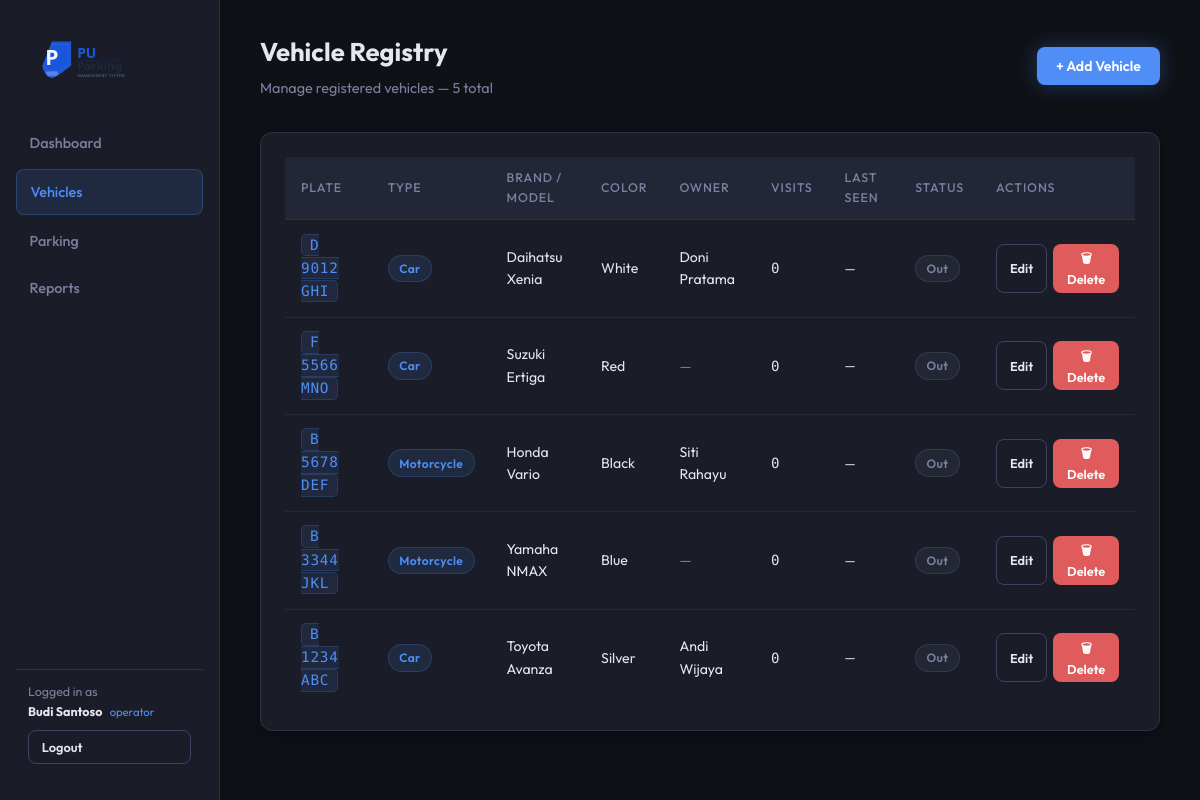
Screenshot of /parking_system/pages/vehicles.php (signed in) with the database file from the repository.
### tables this page shows
CREATE TABLE vehicles (
    vehicle_id      INT PRIMARY KEY AUTO_INCREMENT,
    plate_number    VARCHAR(20)  NOT NULL UNIQUE,
    type_id         INT          NOT NULL,
    brand           VARCHAR(50)  NULL,
    model           VARCHAR(50)  NULL,
    color           VARCHAR(30)  NULL,
    owner_id        INT          NULL,
    created_at      TIMESTAMP    DEFAULT CURRENT_TIMESTAMP,
    CONSTRAINT fk_vehicle_type  FOREIGN KEY (type_id)  REFERENCES vehicle_types(type_id),
    CONSTRAINT fk_vehicle_owner FOREIGN KEY (owner_id) REFERENCES owners(owner_id)
);

CREATE TABLE vehicle_types (
    type_id     INT PRIMARY KEY AUTO_INCREMENT,
    type_name   VARCHAR(50)    NOT NULL UNIQUE,   
    rate_per_hour DECIMAL(10,2) NOT NULL,
    description VARCHAR(100)   NULL,
    created_at  TIMESTAMP      DEFAULT CURRENT_TIMESTAMP
);

CREATE TABLE owners (
    owner_id    INT PRIMARY KEY AUTO_INCREMENT,
    full_name   VARCHAR(100)  NOT NULL,
    phone       VARCHAR(20)   NULL,
    email       VARCHAR(100)  NULL,
    created_at  TIMESTAMP     DEFAULT CURRENT_TIMESTAMP
);

### parking_system/includes/auth.php (called while the page is built, shortened)
<?php
function current_user(): array {
    return [
        'id'       => $_SESSION['operator_id']   ?? null,
        'username' => $_SESSION['operator_username'] ?? '',
        'name'     => $_SESSION['operator_name']  ?? '',
        'role'     => $_SESSION['operator_role']  ?? '',
    ];
}

### parking_system/pages/vehicles.php (the view, shortened to what this page needs)
<?php
require_once __DIR__ . '/../includes/auth.php';
$user = current_user();
$db = getDB();
$vehicles = $db->query(
  "SELECT v.vehicle_id, v.plate_number, vt.type_name, v.brand, v.model, v.color,
            o.full_name AS owner_name, o.phone,
            (SELECT COUNT(*) FROM parking_transactions t WHERE t.vehicle_id = v.vehicle_id) AS trip_count,
            (SELECT COUNT(*) FROM parking_transactions t WHERE t.vehicle_id = v.vehicle_id AND t.check_out_time IS NULL) AS is_parked,
            (SELECT MAX(check_in_time) FROM parking_transactions WHERE vehicle_id = v.vehicle_id) AS last_seen
     FROM vehicles v
     JOIN vehicle_types vt ON v.type_id = vt.type_id
     LEFT JOIN owners o ON v.owner_id = o.owner_id
     ORDER BY v.created_at DESC"
)->fetchAll();
?>
<!DOCTYPE html>
<html lang="en">
<head>
  <link rel="stylesheet" href="../css/style.css">
</head>
<body>
  <div class="app-container">
        <aside class="sidebar">
      <div class="brand" style="padding:.5rem .75rem 1.2rem;">
        <img src="../images/logo.svg" alt="PU Parking" style="width:100%;max-width:180px;display:block;margin:0 auto">
      </div>
      <nav>
        <a href="../index.php"> Dashboard</a>
        <a href="vehicles.php" class="active"> Vehicles</a>
        <a href="parking.php"> Parking</a>
        <a href="../reports/report.php"> Reports</a>
      </nav>
      <div style="margin-top:auto;padding:.75rem;border-top:1px solid var(--border)">
        <div style="font-size:.78rem;color:var(--muted);margin-bottom:.5rem">
          Logged in as<br>
          <strong style="color:var(--text)"><?= htmlspecialchars($user['name']) ?></strong>
          <span style="color:var(--accent);font-size:.7rem;margin-left:.3rem"><?= $user['role'] ?></span>
        </div>
        <a href="../auth/logout.php" class="btn btn-outline btn-sm w-full" style="text-align:center">Logout</a>
      </div>
    </aside>
    <main class="main-content">
      <div class="page-header flex-between">
        <div>
          <h1>Vehicle Registry</h1>
          <p class="text-muted">Manage registered vehicles — <?= count($vehicles) ?> total</p>
        </div>
        <button class="btn btn-primary" onclick="openAddModal()">+ Add Vehicle</button>
      </div>
      <div class="card">
        <div style="overflow-x:auto">
          <table class="data-table">
            <thead>
              <tr>
                <th>Plate</th>
                <th>Type</th>
                <th>Brand / Model</th>
                <th>Color</th>
                <th>Owner</th>
                <th>Visits</th>
                <th>Last Seen</th>
                <th>Status</th>
                <th>Actions</th>
              </tr>
            </thead>
            <tbody>
              <?php foreach ($vehicles as $v):
                $parked = (int) $v['is_parked'] > 0; ?>
                <tr>
                  <td><span class="plate"><?= htmlspecialchars($v['plate_number']) ?></span></td>
                  <td><span class="badge badge-blue"><?= htmlspecialchars($v['type_name']) ?></span></td>
                  <td><?= htmlspecialchars(trim($v['brand'] . ' ' . $v['model'])) ?: '<span class="text-muted">—</span>' ?>
                  </td>
                  <td><?= htmlspecialchars($v['color'] ?? '—') ?></td>
                  <td><?= $v['owner_name'] ? htmlspecialchars($v['owner_name']) : '<span class="text-muted">—</span>' ?>
                  </td>
                  <td class="text-mono"><?= $v['trip_count'] ?></td>
                  <td class="text-muted" style="font-size:.82rem">
                    <?= $v['last_seen'] ? date('d/m/Y H:i', strtotime($v['last_seen'])) : '—' ?></td>
                  <td>
                    <?php if ($parked): ?>
                      <span class="chip-parked">Parked</span>
                    <?php else: ?>
                      <span class="badge badge-gray">Out</span>
                    <?php endif; ?>
                  </td>
                  <td>
                    <div class="actions-cell">
                      <button class="btn btn-outline btn-sm" title="Edit vehicle"
                        onclick="openEditModal(<?= $v['vehicle_id'] ?>)">
                         Edit
                      </button>
                      <button class="btn btn-danger btn-sm"
                        title="<?= $parked ? 'Cannot delete while parked' : 'Delete vehicle' ?>" <?= $parked ? 'disabled' : '' ?>
                        onclick="openDeleteConfirm(<?= $v['vehicle_id'] ?>, '<?= htmlspecialchars($v['plate_number'], ENT_QUOTES) ?>')">
                        🗑 Delete
                      </button>
                    </div>
                  </td>
                </tr>
              <?php endforeach; ?>
            </tbody>
          </table>
        </div>
      </div>
    </main>
  </div>
</body>
</html>

### parking_system/css/style.css (style rules this page uses)
:root { --bg: #0f1117; --surface: #1a1d27; --surface-2: #222636; --border: #2e3148; --border-light: #3d4260; --text: #e4e6f0; --muted: #7b80a0; --accent: #4f8ef7; --accent-muted: rgba(79,142,247,.12); --accent-2: #38d9a9; --accent-2-muted: rgba(56,217,169,.12); --danger: #e05c5c; --danger-muted: rgba(224,92,92,.12); --warning: #f4a84a; --warning-muted: rgba(244,168,74,.12); --success: #38d9a9; --shadow: 0 2px 16px rgba(0,0,0,.4); --radius: 12px; --font: 'Outfit', system-ui, sans-serif; --mono: 'DM Mono', monospace; }
*, *::before, *::after { box-sizing: border-box; margin: 0; padding: 0; }
body { font-family: var(--font); background: var(--bg); color: var(--text); font-size: 15px; line-height: 1.6; min-height: 100vh; }
.app-container { display: flex; min-height: 100vh; }
.sidebar { width: 220px; min-width: 220px; background: var(--surface); border-right: 1px solid var(--border); padding: 1.5rem 1rem; display: flex; flex-direction: column; gap: .5rem; position: sticky; top: 0; height: 100vh; }
.brand { display: flex; align-items: center; gap: .75rem; padding: .5rem .75rem 1.5rem; font-size: 1.2rem; font-weight: 700; letter-spacing: .02em; color: var(--accent); }
.sidebar nav { display: flex; flex-direction: column; gap: .25rem; flex: 1; }
.sidebar nav a { display: flex; align-items: center; gap: .6rem; padding: .65rem .85rem; border-radius: 8px; color: var(--muted); text-decoration: none; font-size: .9rem; font-weight: 500; transition: all .15s; }
.sidebar nav a.active { background: var(--accent-muted); color: var(--accent); border: 1px solid rgba(79,142,247,.25); }
.main-content { flex: 1; padding: 2rem 2.5rem; overflow-y: auto; }
.page-header { margin-bottom: 2rem; }
.page-header h1 { font-size: 1.6rem; font-weight: 700; color: var(--text); margin-bottom: .25rem; }
.page-header p { color: var(--muted); font-size: .9rem; }
.card { background: var(--surface); border: 1px solid var(--border); border-radius: var(--radius); padding: 1.5rem; margin-bottom: 1.5rem; box-shadow: var(--shadow); }
.data-table { width: 100%; border-collapse: collapse; font-size: .88rem; }
.data-table th { background: var(--surface-2); color: var(--muted); font-weight: 500; font-size: .78rem; text-transform: uppercase; letter-spacing: .07em; padding: .7rem 1rem; text-align: left; border-bottom: 1px solid var(--border); }
.data-table td { padding: .85rem 1rem; border-bottom: 1px solid rgba(46,49,72,.6); color: var(--text); vertical-align: middle; }
.data-table tr:last-child td { border-bottom: none; }
.badge { display: inline-flex; align-items: center; gap: .3rem; padding: .2rem .65rem; border-radius: 20px; font-size: .75rem; font-weight: 600; letter-spacing: .03em; }
.badge-blue { background: var(--accent-muted); color: var(--accent); border: 1px solid rgba(79,142,247,.2); }
.badge-gray { background: rgba(123,128,160,.1); color: var(--muted); border: 1px solid rgba(123,128,160,.2); }
.plate { font-family: var(--mono); font-weight: 500; font-size: .9rem; background: rgba(79,142,247,.1); color: var(--accent); padding: .15rem .5rem; border-radius: 5px; border: 1px solid rgba(79,142,247,.2); letter-spacing: .05em; }
.btn { display: inline-flex; align-items: center; gap: .4rem; padding: .6rem 1.2rem; border-radius: 8px; font-family: var(--font); font-size: .88rem; font-weight: 600; cursor: pointer; transition: all .15s; border: none; text-decoration: none; }
.btn-primary { background: var(--accent); color: #fff; box-shadow: 0 0 20px rgba(79,142,247,.3); }
.btn-danger { background: var(--danger); color: #fff; }
.btn-outline { background: transparent; color: var(--text); border: 1px solid var(--border-light); }
.btn-sm { padding: .35rem .8rem; font-size: .8rem; }
.text-muted { color: var(--muted); }
.text-mono { font-family: var(--mono); }
.flex-between { display: flex; justify-content: space-between; align-items: center; }
.w-full { width: 100%; }

### parking_system/pages/vehicles.php (style rules this page uses)
.actions-cell { display: flex; gap: .4rem; }

### rows the page displays
vehicles: plate_number "D 9012 GHI", type.type_name "Car", brand+model "Daihatsu Xenia", color "White", owner.full_name "Doni Pratama", trip_count "0"
vehicles: plate_number "F 5566 MNO", type.type_name "Car", brand+model "Suzuki Ertiga", color "Red", trip_count "0"
vehicles: plate_number "B 5678 DEF", type.type_name "Motorcycle", brand+model "Honda Vario", color "Black", owner.full_name "Siti Rahayu", trip_count "0"
vehicles: plate_number "B 3344 JKL", type.type_name "Motorcycle", brand+model "Yamaha NMAX", color "Blue", trip_count "0"
vehicles: plate_number "B 1234 ABC", type.type_name "Car", brand+model "Toyota Avanza", color "Silver", owner.full_name "Andi Wijaya", trip_count "0"

### other values shown
$user['name'] "Budi Santoso"
$user['role'] "operator"
count($vehicles) "5"
